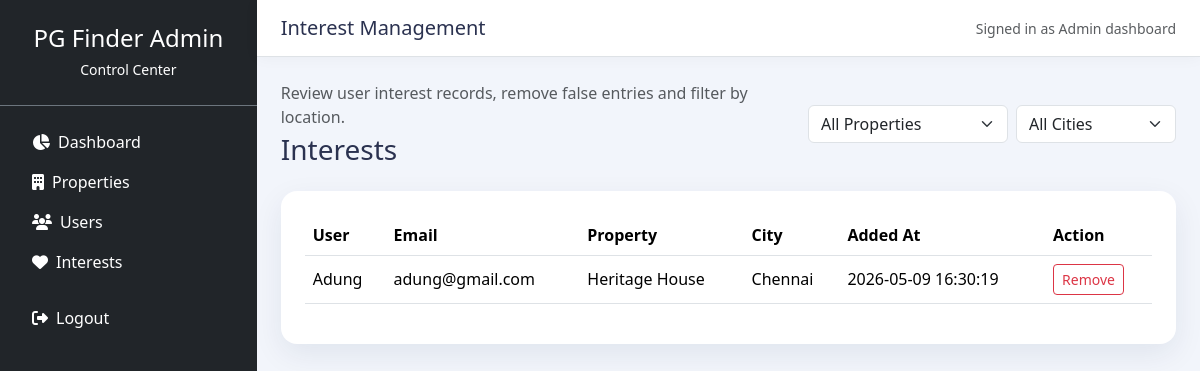
Page /admin/interests.php (signed in) on the committed database.
### tables this page shows
CREATE TABLE `interested_users` (
  `user_id` int(11) NOT NULL,
  `property_id` int(11) NOT NULL,
  `added_at` timestamp NOT NULL DEFAULT current_timestamp()
);

CREATE TABLE `users` (
  `id` int(11) NOT NULL,
  `name` varchar(100) NOT NULL,
  `email` varchar(150) NOT NULL,
  `password` varchar(255) NOT NULL,
  `phone` varchar(20) DEFAULT NULL,
  `created_at` timestamp NOT NULL DEFAULT current_timestamp(),
  `is_blocked` tinyint(1) DEFAULT 0
);

CREATE TABLE `properties` (
  `id` int(11) NOT NULL,
  `name` varchar(150) NOT NULL,
  `city` varchar(80) NOT NULL,
  `address` varchar(255) NOT NULL,
  `price` decimal(10,2) NOT NULL,
  `gender` enum('Male','Female','Coed') NOT NULL DEFAULT 'Coed',
  `rating` decimal(2,1) NOT NULL DEFAULT 4.5,
  `description` text NOT NULL,
  `image` varchar(255) DEFAULT 'images/pg-default.jpg',
  `created_at` timestamp NOT NULL DEFAULT current_timestamp()
);

### admin/interests.php (the view, shortened to what this page needs)
<?php
$pdo = getPDO();
$filterProperty = trim($_GET['property'] ?? '');
$where = [];
$params = [];
$whereSql = $where ? 'WHERE ' . implode(' AND ', $where) : '';
$query = "SELECT iu.user_id, iu.property_id, iu.added_at, u.name AS user_name, u.email, p.name AS property_name, p.city FROM interested_users iu JOIN users u ON iu.user_id = u.id JOIN properties p ON iu.property_id = p.id $whereSql ORDER BY iu.added_at DESC";
$stmt = $pdo->prepare($query);
$stmt->execute($params);
$interests = $stmt->fetchAll();
include __DIR__ . '/includes/header.php';
?>
<div class="d-flex justify-content-between align-items-center mb-4">
  <div>
    <p class="text-muted mb-1">Review user interest records, remove false entries and filter by location.</p>
    <h3 class="mb-0">Interests</h3>
  </div>
  <div class="d-flex gap-2">
    <select id="interestFilter" class="form-select" style="min-width: 200px;">
      <option value="">All Properties</option>
    </select>
    <select class="form-select" onchange="location.href='?city=' + encodeURIComponent(this.value) + '&property=' + encodeURIComponent('<?php echo htmlspecialchars($filterProperty); ?>');" style="min-width: 160px;">
      <option value="">All Cities</option>
    </select>
  </div>
</div>
<div class="card dashboard-card">
  <div class="card-body">
    <div class="table-responsive">
      <table class="table table-hover align-middle">
        <thead>
          <tr>
            <th>User</th>
            <th>Email</th>
            <th>Property</th>
            <th>City</th>
            <th>Added At</th>
            <th>Action</th>
          </tr>
        </thead>
        <tbody>
          <?php if ($interests): ?>
            <?php foreach ($interests as $interest): ?>
              <tr>
                <td><?php echo htmlspecialchars($interest['user_name']); ?></td>
                <td><?php echo htmlspecialchars($interest['email']); ?></td>
                <td><?php echo htmlspecialchars($interest['property_name']); ?></td>
                <td><?php echo htmlspecialchars($interest['city']); ?></td>
                <td><?php echo htmlspecialchars($interest['added_at']); ?></td>
                <td>
                  <button class="btn btn-sm btn-outline-danger delete-action" data-url="<?php echo BASE_URL; ?>/admin/api/interests.php" data-action="delete" data-user="<?php echo $interest['user_id']; ?>" data-property="<?php echo $interest['property_id']; ?>" data-confirm="Remove this interest record?">Remove</button>
                </td>
              </tr>
            <?php endforeach; ?>
          <?php else: ?>
            <tr><td colspan="6" class="text-center text-muted">No interest records found.</td></tr>
          <?php endif; ?>
        </tbody>
      </table>
    </div>
  </div>
</div>
<?php include __DIR__ . '/includes/footer.php'; ?>

### admin/css/admin.css (style rules this page uses)
:root { --admin-bg: #f2f5fb; --sidebar-bg: #0d1732; --sidebar-text: #bec9e3; --accent: #4d7cff; }
body { min-height: 100vh; background: var(--admin-bg); color: #2b3250; }
.dashboard-card { border: none; border-radius: 1rem; box-shadow: 0 10px 30px rgba(17, 36, 81, 0.08); }
.dashboard-card .card-body { padding: 1.5rem; }
.table-responsive { overflow-x: auto; }

### rows in the picture
interested_users: user.name "Adung", user.email "adung@gmail.com", property.name "Heritage House", property.city "Chennai", added_at "2026-05-09 16:30:19"

### other values in the picture
$pageTitle "Interest Management"
$adminName "Admin dashboard"
